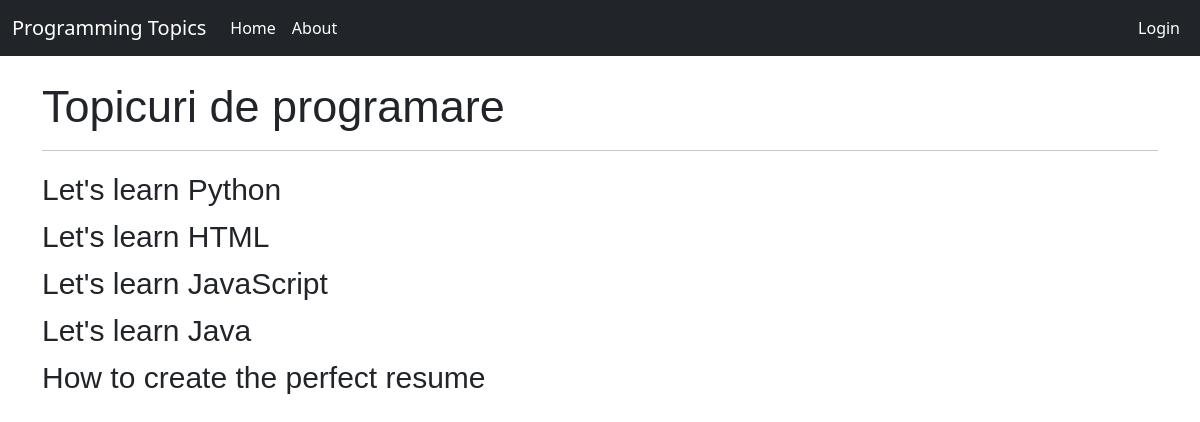
The page / on the database its author committed.
### topics/models.py (models this page shows)
class Topic(models.Model):
    name = models.CharField(max_length=300)
    def __str__(self):
        return self.name

### topics/views.py (the view)
# urls.py: 2. Add a URL to urlpatterns:  path('', views.home, name='home')
def home(request):
    topics = Topic.objects.all()
    print(topics)
    context = {'topics': topics, 'date': [datetime.date.today(), datetime.time]}
    return render(request, 'topics/home.html', context)

### topics/templates/topics/home.html
{% extends 'base.html' %}
{% block content %}
    <br>
    <h1 id="title">Topicuri de programare</h1>
    <hr>
    <div class="container-topics">
        {% for d in topics %}
            <div class="topics" onclick="location.href='{% url 'subtopic' d.id %}'">
                {{d.name}}
            </div>
        {% endfor %}
    </div>
{% endblock content %}

### topics/static/styles/style.css (style rules this page uses)
#title { font-family: Arial, Helvetica, sans-serif; font-size: 45px; }
.topics { width: 700px; margin-bottom: 2px; font-family: Arial; font-size: 30px; }

### rows shown on the page
Topic: name "Let's learn Python"
Topic: name "Let's learn HTML"
Topic: name "Let's learn JavaScript"
Topic: name "Let's learn Java"
Topic: name "How to create the perfect resume"
